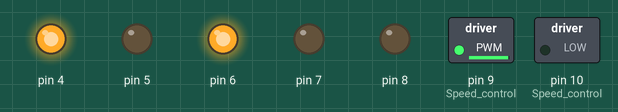
This sketch was run on a simulated Arduino Uno, built with avr-gcc and run on an emulated ATmega328P. Shown: switched loads named in the sketch (green lamp = pin HIGH), output pins drawn as LEDs (lit = HIGH).

Above: at 0.05 s.
At 9.95 s:
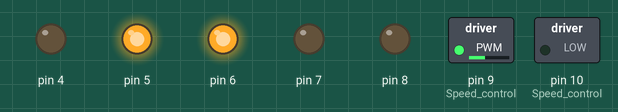
Timing chart, 0 to 13.0 s (numbered marks = the images above):
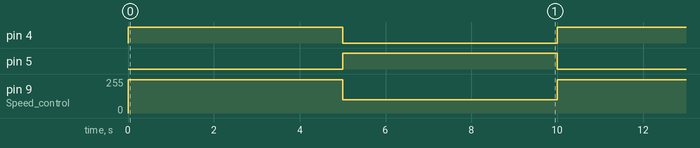

The sketch:

motor_driver.ino
```cpp
void setup() {
 // Motor_1 controll pin initiate;
 pinMode(4, OUTPUT);
 pinMode(5, OUTPUT);
 pinMode(9, OUTPUT); // Speed control

 // Motor_2 controll pin initiate;
 pinMode(7, OUTPUT);
 pinMode(8, OUTPUT);
 pinMode(10, OUTPUT);  // Speed control

 //Enable the Motor Shield output;
 pinMode(6, OUTPUT);
 digitalWrite(6, HIGH);
}
void loop() {

   analogWrite(9,250);    // set the motor_1 speed ;
   digitalWrite(4, HIGH);
   digitalWrite(5, LOW);  // Set the rotation of motor_1

//   analogWrite(10,50);    // set the motor_2 speed ;
//   digitalWrite(7, HIGH);
//   digitalWrite(8, LOW);  // Set the rotation of motor_2

  delay(5000);               // wait for a 5 seconds
  // And we change the motor speed and  rotation direction
    analogWrite(9,100);    // set the motor_1 speed to 100 ;
   digitalWrite(4, LOW);
   digitalWrite(5, HIGH);  // Set the rotation of motor_1

//   analogWrite(10,150);    // set the motor_2 speed to 150
//   digitalWrite(7, LOW);
//   digitalWrite(8, HIGH);  // Set the rotation of motor_2
   delay(5000);               // wait for a 5 seconds
}
```

Measured:
- by itself, pin 4, pin 5: alternates HIGH for 5.0 s and LOW for 5.0 s
- by itself, pin 9 (Speed_control): alternates 250/255 for 5.0 s and 100/255 for 5.0 s
